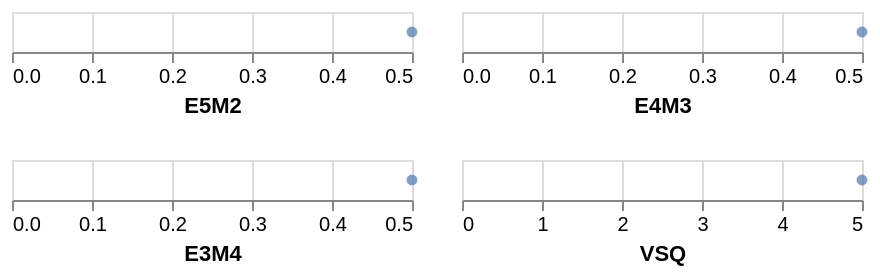

Vega-Lite specification for this chart:
### Vega specification from a JSON file in a GitHub repository (floating-point values rounded to 4 significant figures)
{"$schema": "https://vega.github.io/schema/vega/v5.json", "background": "white", "padding": 5, "data": [{"name": "data_E5M2", "values": [{"value": 0.5, "type_": "E5M2"}]}, {"name": "data_E4M3", "values": [{"value": 0.5, "type_": "E4M3"}]}, {"name": "data_E3M4", "values": [{"value": 0.5, "type_": "E3M4"}]}, {"name": "data_VSQ", "values": [{"value": 5, "type_": "VSQ"}]}], "signals": [{"name": "childWidth", "value": 200}, {"name": "childHeight", "value": 20}, {"name": "point_color", "value": "#4c78a8"}], "layout": {"padding": 20, "columns": 2, "bounds": "full", "align": "all"}, "marks": [{"type": "group", "name": "child__E5M2_group", "style": "cell", "encode": {"update": {"width": {"signal": "childWidth"}, "height": {"signal": "childHeight"}}}, "signals": [{"name": "height", "update": "childHeight"}], "marks": [{"name": "child__E5M2_marks", "type": "symbol", "style": ["point"], "from": {"data": "data_E5M2"}, "encode": {"update": {"opacity": {"value": 0.7}, "fill": {"signal": "point_color"}, "ariaRoleDescription": {"value": "point"}, "description": {"signal": "\"datum.type_: \" + (format(datum[\"value\"], \"\"))"}, "x": {"scale": "child__E5M2_x", "field": "value"}, "y": {"signal": "childHeight", "mult": 0.5}, "tooltip": [{"signal": "{\"value\":datum[\"value\"]}"}]}}}], "axes": [{"scale": "child__E5M2_x", "orient": "bottom", "grid": true, "tickCount": {"signal": "ceil(childWidth/40)"}, "domain": false, "labels": false, "aria": false, "maxExtent": 0, "minExtent": 0, "ticks": false, "zindex": 0}, {"scale": "child__E5M2_x", "orient": "bottom", "grid": false, "title": "E5M2", "labelFlush": true, "labelOverlap": true, "tickCount": {"signal": "ceil(childWidth/40)"}, "zindex": 0}]}, {"type": "group", "name": "child__E4M3_group", "style": "cell", "encode": {"update": {"width": {"signal": "childWidth"}, "height": {"signal": "childHeight"}}}, "signals": [{"name": "height", "update": "childHeight"}], "marks": [{"name": "child__E4M3_marks", "type": "symbol", "style": ["point"], "from": {"data": "data_E4M3"}, "encode": {"update": {"opacity": {"value": 0.7}, "fill": {"signal": "point_color"}, "ariaRoleDescription": {"value": "point"}, "description": {"signal": "\"datum.type_: \" + (format(datum[\"value\"], \"\"))"}, "x": {"scale": "child__E4M3_x", "field": "value"}, "y": {"signal": "childHeight", "mult": 0.5}, "tooltip": [{"signal": "{\"value\":datum[\"value\"]}"}]}}}], "axes": [{"scale": "child__E4M3_x", "orient": "bottom", "grid": true, "tickCount": {"signal": "ceil(childWidth/40)"}, "domain": false, "labels": false, "aria": false, "maxExtent": 0, "minExtent": 0, "ticks": false, "zindex": 0}, {"scale": "child__E4M3_x", "orient": "bottom", "grid": false, "title": "E4M3", "labelFlush": true, "labelOverlap": true, "tickCount": {"signal": "ceil(childWidth/40)"}, "zindex": 0}]}, {"type": "group", "name": "child__E3M4_group", "style": "cell", "encode": {"update": {"width": {"signal": "childWidth"}, "height": {"signal": "childHeight"}}}, "signals": [{"name": "height", "update": "childHeight"}], "marks": [{"name": "child__E3M4_marks", "type": "symbol", "style": ["point"], "from": {"data": "data_E3M4"}, "encode": {"update": {"opacity": {"value": 0.7}, "fill": {"signal": "point_color"}, "ariaRoleDescription": {"value": "point"}, "description": {"signal": "\"datum.type_: \" + (format(datum[\"value\"], \"\"))"}, "x": {"scale": "child__E3M4_x", "field": "value"}, "y": {"signal": "childHeight", "mult": 0.5}, "tooltip": [{"signal": "{\"value\":datum[\"value\"]}"}]}}}], "axes": [{"scale": "child__E3M4_x", "orient": "bottom", "grid": true, "tickCount": {"signal": "ceil(childWidth/40)"}, "domain": false, "labels": false, "aria": false, "maxExtent": 0, "minExtent": 0, "ticks": false, "zindex": 0}, {"scale": "child__E3M4_x", "orient": "bottom", "grid": false, "title": "E3M4", "labelFlush": true, "labelOverlap": true, "tickCount": {"signal": "ceil(childWidth/40)"}, "zindex": 0}]}, {"type": "group", "name": "child__VSQ_group", "style": "cell", "encode": {"update": {"width": {"signal": "childWidth"}, "height": {"signal": "childHeight"}}}, "signals": [{"name": "height", "update": "childHeight"}], "marks": [{"name": "child__VSQ_marks", "type": "symbol", "style": ["point"], "from": {"data": "data_VSQ"}, "encode": {"update": {"opacity": {"value": 0.7}, "fill": {"signal": "point_color"}, "ariaRoleDescription": {"value": "point"}, "description": {"signal": "\"datum.type_: \" + (format(datum[\"value\"], \"\"))"}, "x": {"scale": "child__VSQ_x", "field": "value"}, "y": {"signal": "childHeight", "mult": 0.5}, "tooltip": [{"signal": "{\"value\":datum[\"value\"]}"}]}}}], "axes": [{"scale": "child__VSQ_x", "orient": "bottom", "grid": true, "tickCount": {"signal": "ceil(childWidth/40)"}, "domain": false, "labels": false, "aria": false, "maxExtent": 0, "minExtent": 0, "ticks": false, "zindex": 0}, {"scale": "child__VSQ_x", "orient": "bottom", "grid": false, "title": "VSQ", "labelFlush": true, "labelOverlap": true, "tickCount": {"signal": "ceil(childWidth/40)"}, "zindex": 0}]}], "scales": [{"name": "child__E5M2_x", "type": "linear", "domain": {"data": "data_E5M2", "field": "value"}, "range": [0, {"signal": "childWidth"}], "nice": true, "zero": true}, {"name": "child__E4M3_x", "type": "linear", "domain": {"data": "data_E4M3", "field": "value"}, "range": [0, {"signal": "childWidth"}], "nice": true, "zero": true}, {"name": "child__E3M4_x", "type": "linear", "domain": {"data": "data_E3M4", "field": "value"}, "range": [0, {"signal": "childWidth"}], "nice": true, "zero": true}, {"name": "child__VSQ_x", "type": "linear", "domain": {"data": "data_VSQ", "field": "value"}, "range": [0, {"signal": "childWidth"}], "nice": true, "zero": true}]}
